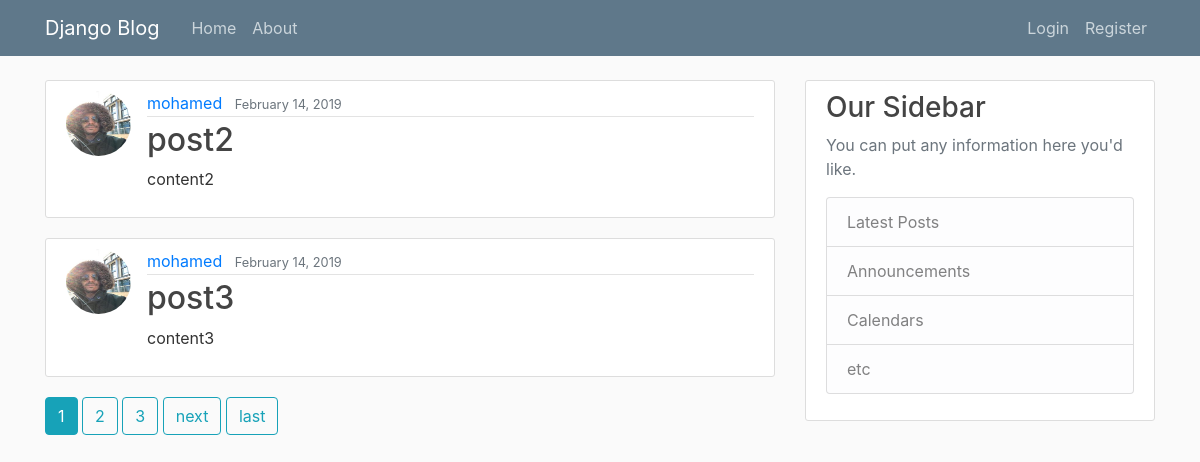
The page / on the database its author committed.
### blog/models.py (models this page shows, shortened)
class Post(models.Model):
    title = models.CharField(max_length=100)
    content = models.TextField()
    date_posted = models.DateTimeField(default=timezone.now)
    author = models.ForeignKey(User, on_delete=models.CASCADE)

### users/models.py (models this page shows, shortened)
class Profile(models.Model):
    user = models.OneToOneField(User, on_delete=models.CASCADE)
    image = models.ImageField(default='default.jpg', upload_to='profile_pics')

### blog/views.py (the view)
# urls.py: path('', PostListView.as_view(), name='blog-home'),
class PostListView(ListView):
    model = Post
    template_name = 'blog/home.html'  # <app>/<model>_<viewtype>.html
    context_object_name = 'posts'
    order = ['-date_posted']
    paginate_by = 2

### blog/templates/blog/home.html (shortened to what this page needs)
{% extends "blog/base.html" %}
{% block content %}
    {% for post in posts %}
        <article class="media content-section">
          <img src="{{ post.author.profile.image.url }}" class="rounded-circle article-img">
          <div class="media-body">
            <div class="article-metadata">
              <a class="mr-2" href="{% url 'user-posts' post.author.username %}">{{ post.author }}</a>
              <small class="text-muted">{{ post.date_posted|date:"F d, Y" }}</small>
            </div>
            <h2><a class="article-title" href="{% url 'post-detail' post.id %}">{{ post.title }}</a></h2>
            <p class="article-content">{{ post.content }}</p>
          </div>
        </article>
    {% endfor %}
    {% if is_paginated %}
      {% for num in page_obj.paginator.page_range %}
        {% if page_obj.number == num %}
          <a href="?page={{ num }}" class="btn btn-info mb-4">{{ num }}</a>
        {% elif num > page_obj.number|add:'-3' and num < page_obj.number|add:'3' %}
          <a href="?page={{ num }}" class="btn btn-outline-info mb-4">{{ num }}</a>
        {% endif %}
      {% endfor %}
      {% if page_obj.has_next %}
        <a href="?page={{ page_obj.next_page_number }}" class="btn btn-outline-info mb-4">next</a>
        <a href="?page={{ page_obj.paginator.num_pages }}" class="btn btn-outline-info mb-4">last</a>
      {% endif %}
    {% endif %}
{% endblock content %}

### blog/static/blog/main.css (style rules this page uses)
body { background: #fafafa; color: #333333; margin-top: 5rem; }
h1, h2, h3, h4, h5, h6 { color: #444444; }
.content-section { background: #ffffff; padding: 10px 20px; border: 1px solid #dddddd; border-radius: 3px; margin-bottom: 20px; }
.article-title { color: #444444; }
.article-content { white-space: pre-line; }
.article-img { height: 65px; width: 65px; margin-right: 16px; }
.article-metadata { padding-bottom: 1px; margin-bottom: 4px; border-bottom: 1px solid #e3e3e3 }

### rows shown on the page
Post: author.profile.image (picture), author "mohamed", date_posted "February 14, 2019", title "post2", content "content2"
Post: author.profile.image (picture), author "mohamed", date_posted "February 14, 2019", title "post3", content "content3"

### other values the page prints
{{ num }} "1"
{{ num }} "2" "3"
